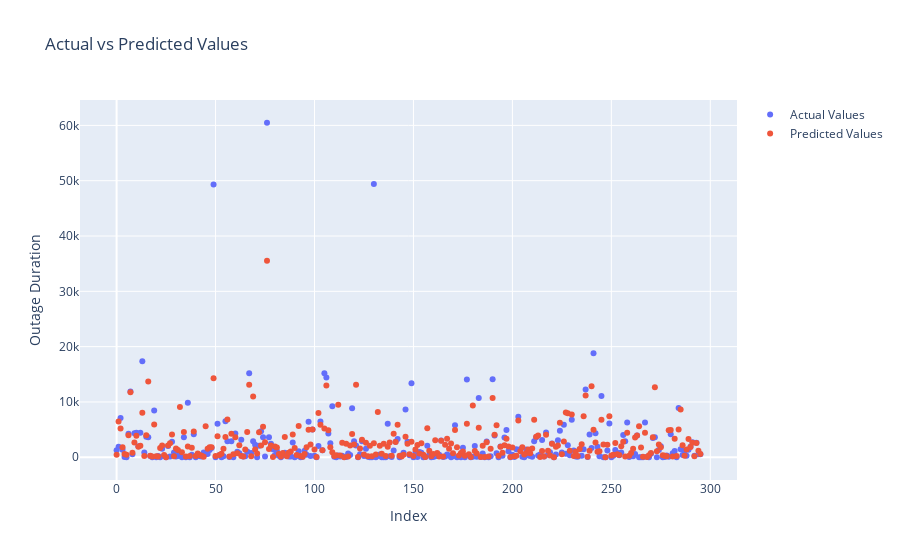

Source (notebook cell):
### Code cell
#################################
#     PLOT FINAL MODEL          #
#################################

trace0 = go.Scatter(
    x=np.arange(len(y_test)),
    y=y_test,
    mode='markers',
    name='Actual Values'
)
trace1 = go.Scatter(
    x=np.arange(len(y_pred)),
    y=y_pred,
    mode='markers',
    name='Predicted Values'
)

# Create layout
layout = go.Layout(
    title='Actual vs Predicted Values',
    xaxis=dict(title='Index'),
    yaxis=dict(title='Outage Duration')
)

# Create figure and add traces
fig = go.Figure(data=[trace0, trace1], layout=layout)

# Show plot
fig.show()

### Figure 1 — Plotly figure (JSON) as saved in the notebook; plotly's stock layout.template omitted (floating-point values rounded to 4 significant figures; data arrays with more than 128 entries replaced by an {"elided": "..."} marker saying what was removed)
{"data": [{"mode": "markers", "name": "Actual Values", "type": "scatter", "x": {"elided": "296 int values"}, "y": {"elided": "296 int values"}}, {"mode": "markers", "name": "Predicted Values", "type": "scatter", "x": {"elided": "296 int values"}, "y": {"elided": "296 float values"}}], "layout": {"title": {"text": "Actual vs Predicted Values"}, "xaxis": {"title": {"text": "Index"}}, "yaxis": {"title": {"text": "Outage Duration"}}}}
